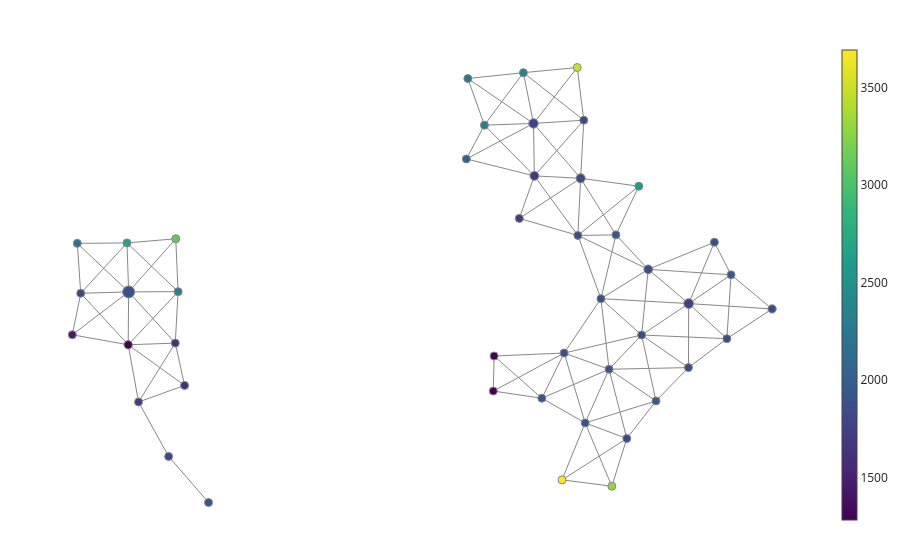

Source (notebook cell):
### Code cell
# Static TDA on the endocrinogenesis UMAP
fig = plot_static_mapper_graph(pipe, embedding)
fig.show(config={'scrollZoom': True})

### Figure 1 — Plotly figure (JSON) as saved in the notebook; plotly's stock layout.template omitted (floating-point values rounded to 4 significant figures; data arrays with more than 128 entries replaced by an {"elided": "..."} marker saying what was removed)
{"data": [{"hoverinfo": "none", "line": {"color": "#888", "width": 1}, "mode": "lines", "name": "edge_trace", "type": "scatter", "uid": "52c958a9-9cbf-47ec-90f0-c4e7945c0efb", "x": {"elided": "327 float values"}, "y": {"elided": "327 float values"}}, {"hoverinfo": "text", "hovertext": ["Node ID: 0<br>Pullback set label: 7<br>Partial cluster label: 0<br>Node size: 403<br>Summary statistic: 1780.0", "Node ID: 1<br>Pullback set label: 13<br>Partial cluster label: 0<br>Node size: 325<br>Summary statistic: 1860.0", "Node ID: 2<br>Pullback set label: 35<br>Partial cluster label: 0<br>Node size: 622<br>Summary statistic: 1890.0", "Node ID: 3<br>Pullback set label: 8<br>Partial cluster label: 0<br>Node size: 259<br>Summary statistic: 1840.0", "Node ID: 4<br>Pullback set label: 41<br>Partial cluster label: 0<br>Node size: 236<br>Summary statistic: 1730.0", "Node ID: 5<br>Pullback set label: 22<br>Partial cluster label: 0<br>Node size: 359<br>Summary statistic: 1840.0", "Node ID: 6<br>Pullback set label: 36<br>Partial cluster label: 0<br>Node size: 301<br>Summary statistic: 1280.0", "Node ID: 7<br>Pullback set label: 3<br>Partial cluster label: 0<br>Node size: 86<br>Summary statistic: 1980.0", "Node ID: 8<br>Pullback set label: 4<br>Partial cluster label: 0<br>Node size: 256<br>Summary statistic: 1810.0", "Node ID: 9<br>Pullback set label: 9<br>Partial cluster label: 0<br>Node size: 192<br>Summary statistic: 1930.0", "Node ID: 10<br>Pullback set label: 10<br>Partial cluster label: 0<br>Node size: 201<br>Summary statistic: 1920.0", "Node ID: 11<br>Pullback set label: 40<br>Partial cluster label: 0<br>Node size: 214<br>Summary statistic: 1630.0", "Node ID: 12<br>Pullback set label: 42<br>Partial cluster label: 0<br>Node size: 220<br>Summary statistic: 1790.0", "Node ID: 13<br>Pullback set label: 39<br>Partial cluster label: 0<br>Node size: 162<br>Summary statistic: 2330.0", "Node ID: 14<br>Pullback set label: 6<br>Partial cluster label: 0<br>Node size: 199<br>Summary statistic: 1960.0", "Node ID: 15<br>Pullback set label: 0<br>Partial cluster label: 0<br>Node size: 296<br>Summary statistic: 1850.0", "Node ID: 16<br>Pullback set label: 1<br>Partial cluster label: 0<br>Node size: 167<br>Summary statistic: 1860.0", "Node ID: 17<br>Pullback set label: 43<br>Partial cluster label: 0<br>Node size: 114<br>Summary statistic: 1900.0", "Node ID: 18<br>Pullback set label: 25<br>Partial cluster label: 0<br>Node size: 140<br>Summary statistic: 1820.0", "Node ID: 19<br>Pullback set label: 26<br>Partial cluster label: 0<br>Node size: 385<br>Summary statistic: 1780.0", "Node ID: 20<br>Pullback set label: 14<br>Partial cluster label: 0<br>Node size: 187<br>Summary statistic: 1880.0", "Node ID: 21<br>Pullback set label: 15<br>Partial cluster label: 0<br>Node size: 115<br>Summary statistic: 1860.0", "Node ID: 22<br>Pullback set label: 17<br>Partial cluster label: 0<br>Node size: 236<br>Summary statistic: 1930.0", "Node ID: 23<br>Pullback set label: 18<br>Partial cluster label: 0<br>Node size: 241<br>Summary statistic: 1860.0", "Node ID: 24<br>Pullback set label: 37<br>Partial cluster label: 0<br>Node size: 19<br>Summary statistic: 1610.0", "Node ID: 25<br>Pullback set label: 23<br>Partial cluster label: 0<br>Node size: 338<br>Summary statistic: 1700.0", "Node ID: 26<br>Pullback set label: 2<br>Partial cluster label: 0<br>Node size: 42<br>Summary statistic: 1840.0", "Node ID: 27<br>Pullback set label: 21<br>Partial cluster label: 0<br>Node size: 17<br>Summary statistic: 2580.0", "Node ID: 28<br>Pullback set label: 12<br>Partial cluster label: 0<br>Node size: 68<br>Summary statistic: 1900.0", "Node ID: 29<br>Pullback set label: 32<br>Partial cluster label: 0<br>Node size: 85<br>Summary statistic: 1800.0", "Node ID: 30<br>Pullback set label: 19<br>Partial cluster label: 0<br>Node size: 28<br>Summary statistic: 1710.0", "Node ID: 31<br>Pullback set label: 31<br>Partial cluster label: 0<br>Node size: 53<br>Summary statistic: 2210.0", "Node ID: 32<br>Pullback set label: 34<br>Partial cluster label: 0<br>Node size: 211<br>Summary statistic: 2660.0", "Node ID: 33<br>Pullback set label: 16<br>Partial cluster label: 0<br>Node size: 78<br>Summary statistic: 1930.0", "Node ID: 34<br>Pullback set label: 29<br>Partial cluster label: 0<br>Node size: 34<br>Summary statistic: 2350.0", "Node ID: 35<br>Pullback set label: 19<br>Partial cluster label: -1<br>Node size: 3<br>Summary statistic: 1280.0", "Node ID: 36<br>Pullback set label: 20<br>Partial cluster label: -1<br>Node size: 3<br>Summary statistic: 1280.0", "Node ID: 37<br>Pullback set label: 33<br>Partial cluster label: 0<br>Node size: 9<br>Summary statistic: 1470.0", "Node ID: 38<br>Pullback set label: 27<br>Partial cluster label: 0<br>Node size: 10<br>Summary statistic: 2300.0", "Node ID: 39<br>Pullback set label: 30<br>Partial cluster label: -1<br>Node size: 4<br>Summary statistic: 2230.0", "Node ID: 40<br>Pullback set label: 24<br>Partial cluster label: -1<br>Node size: 3<br>Summary statistic: 2040.0", "Node ID: 41<br>Pullback set label: 38<br>Partial cluster label: 0<br>Node size: 40<br>Summary statistic: 3080.0", "Node ID: 42<br>Pullback set label: 5<br>Partial cluster label: -1<br>Node size: 2<br>Summary statistic: 3300.0", "Node ID: 43<br>Pullback set label: 28<br>Partial cluster label: -1<br>Node size: 1<br>Summary statistic: 3490.0", "Node ID: 44<br>Pullback set label: 11<br>Partial cluster label: -1<br>Node size: 1<br>Summary statistic: 3690.0"], "marker": {"color": [1778.0, 1864.0, 1891.0, 1838.0, 1734.0, 1845.0, 1283.0, 1983.0, 1811.0, 1926.0, 1917.0, 1633.0, 1789.0, 2334.0, 1961.0, 1847.0, 1855, 1902.0, 1817.0, 1780.0, 1885.0, 1857.0, 1929.0, 1863.0, 1613.0, 1695.0, 1844.0, 2580.0, 1895, 1804.0, 1710.0, 2206.0, 2661.0, 1935.0, 2351.0, 1283, 1283, 1467, 2295.0, 2234.0, 2040, 3084.0, 3300.0, 3492, 3694], "colorbar": {"thickness": 15, "title": {"side": "right", "text": ""}, "xanchor": "left"}, "colorscale": [[0, "#440154"], [0.1111, "#482878"], [0.2222, "#3e4989"], [0.3333, "#31688e"], [0.4444, "#26828e"], [0.5556, "#1f9e89"], [0.6667, "#35b779"], [0.7778, "#6ece58"], [0.8889, "#b5de2b"], [1, "#fde725"]], "line": {"color": "#888", "width": 1}, "opacity": 1, "reversescale": false, "showscale": true, "size": [403, 325, 622, 259, 236, 359, 301, 86, 256, 192, 201, 214, 220, 162, 199, 296, 167, 114, 140, 385, 187, 115, 236, 241, 19, 338, 42, 17, 68, 85, 28, 53, 211, 78, 34, 3, 3, 9, 10, 4, 3, 40, 2, 1, 1], "sizemin": 4, "sizemode": "area", "sizeref": 8.639}, "mode": "markers", "name": "node_trace", "type": "scatter", "uid": "f0cef2a6-4489-4129-b6b2-726b05c5da0d", "x": [3.032, 2.485, -4.544, 2.396, -4.41, 1.571, -4.55, 2.59, 2.195, 1.955, 1.632, -3.913, -4.003, -3.875, 3.605, 4.16, 3.549, -3.463, 1.613, 0.9331, 1.845, 1.347, 2.048, 1.533, -3.787, 0.9448, 3.03, 2.358, 3.38, -5.192, 0.741, -5.238, -4.566, 1.046, 0.7962, 0.4, 0.3891, -5.306, 0.2695, 0.045, 0.02502, -3.906, 1.993, 1.525, 1.319], "y": [-0.1819, 0.4028, 0.01755, -0.7186, -1.863, 1.957, -0.8857, -1.844, -2.487, -1.303, -2.22, -0.857, -2.793, 0.02206, 0.3092, -0.2736, -0.7816, -3.579, 2.949, 2.893, -0.09805, -1.027, 0.9913, 0.982, -1.58, 1.998, -1.275, 1.823, 0.8653, -0.006046, 1.272, 0.8463, 0.8539, -1.799, 3.761, -1.077, -1.676, -0.7147, 2.865, 3.661, 2.287, 0.9246, -3.301, 3.849, -3.192]}], "layout": {"autosize": false, "hovermode": "closest", "margin": {"b": 20, "l": 5, "r": 5, "t": 40}, "showlegend": false, "title": {"text": ""}, "xaxis": {"showgrid": false, "showline": false, "showticklabels": false, "ticks": "", "title": {"text": ""}, "zeroline": false}, "yaxis": {"showgrid": false, "showline": false, "showticklabels": false, "ticks": "", "title": {"text": ""}, "zeroline": false}}}
